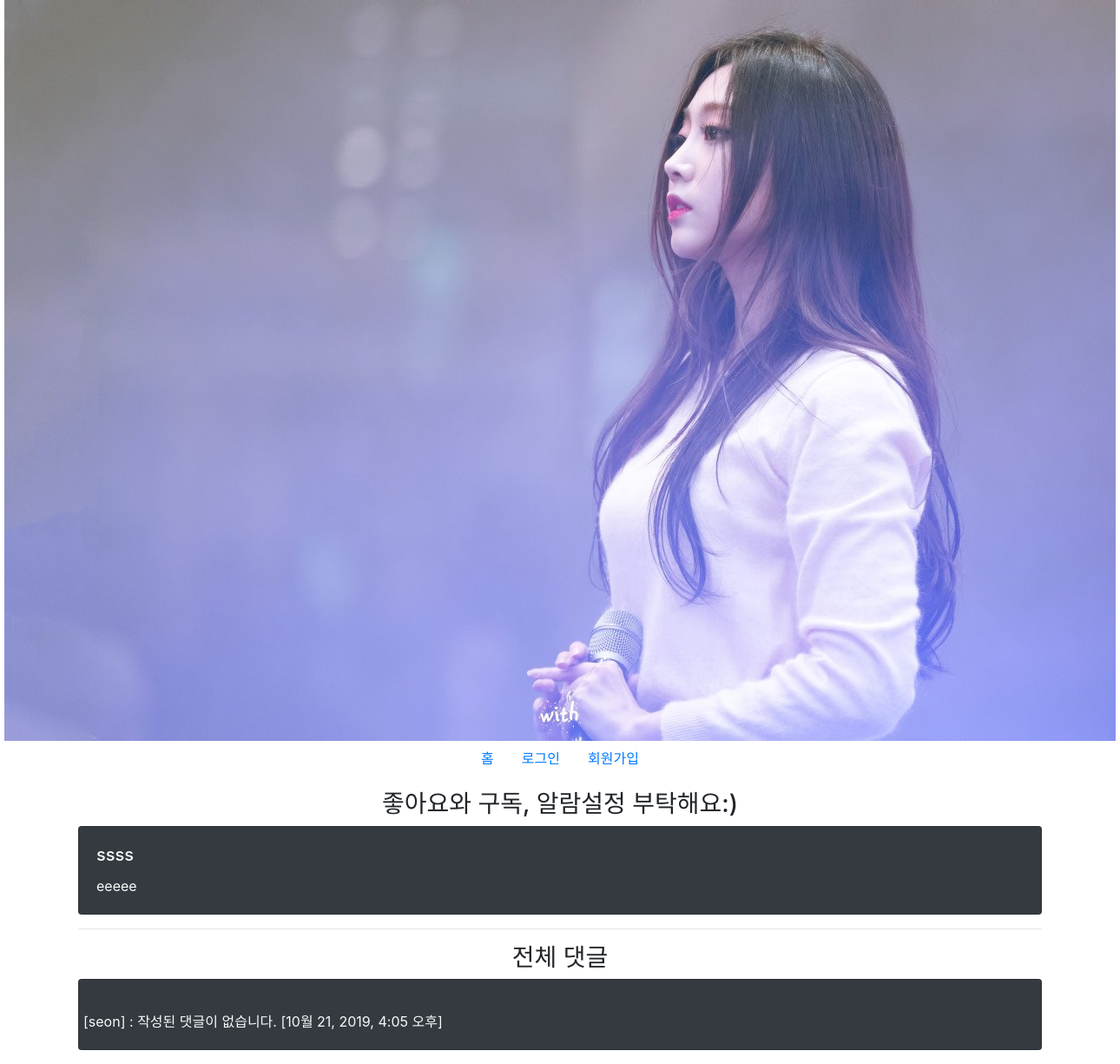
Page /board/2/detail/ on the committed database.
### board/models.py (models this page shows)
class Board(models.Model):
    title = models.CharField(max_length=100)
    content = models.CharField(max_length=100)
    created_at = models.DateField(auto_now_add=True)
    user = models.ForeignKey(settings.AUTH_USER_MODEL,
                             on_delete=models.CASCADE)

class Comment(models.Model):
    board = models.ForeignKey(Board, on_delete=models.CASCADE)
    content = models.CharField(max_length=100)
    created_time = models.DateTimeField(auto_now_add=True)
    user = models.ForeignKey(settings.AUTH_USER_MODEL,
                             on_delete=models.CASCADE)

### board/views.py (the view)
# urls.py: path('<int:id>/detail/', views.detail, name='detail'),
def detail(request, id):
    board = get_object_or_404(Board, id=id)
    comment_form = CommentForm()
    context = {
        'board': board,
        'comment_form': comment_form
    }
    return render(request, 'board/detail.html', context)

### board/templates/board/detail.html (shortened to what this page needs)
{% extends 'base.html' %}
{% load bootstrap4 %}
{% block body %}
<h3 class="text-center">좋아요와 구독, 알람설정 부탁해요:)</h3>
<div class="card bg-dark text-light">
  <div class="card-body">
    <h5 class="card-title">{{board.title}}</h5>
    <p class="card-text">{{board.content}}</p>
  </div>
</div>
<hr>
<h3 class="text-center">전체 댓글</h3>
<div class="card bg-dark text-light">
  <div class="card-body">
    {% for comment in board.comment_set.all %}
    <p>
      <div class="row">
        [{{comment.user}}] : {{comment.content}} [{{comment.created_time}}]
    </p>
    {% endfor %}
  </div>
</div>
{% endblock %}

### rows in the picture
Board: title "ssss", content "eeeee"
Comment: user "seon", content "작성된 댓글이 없습니다.", created_time "10월 21, 2019, 4:05 오후"
